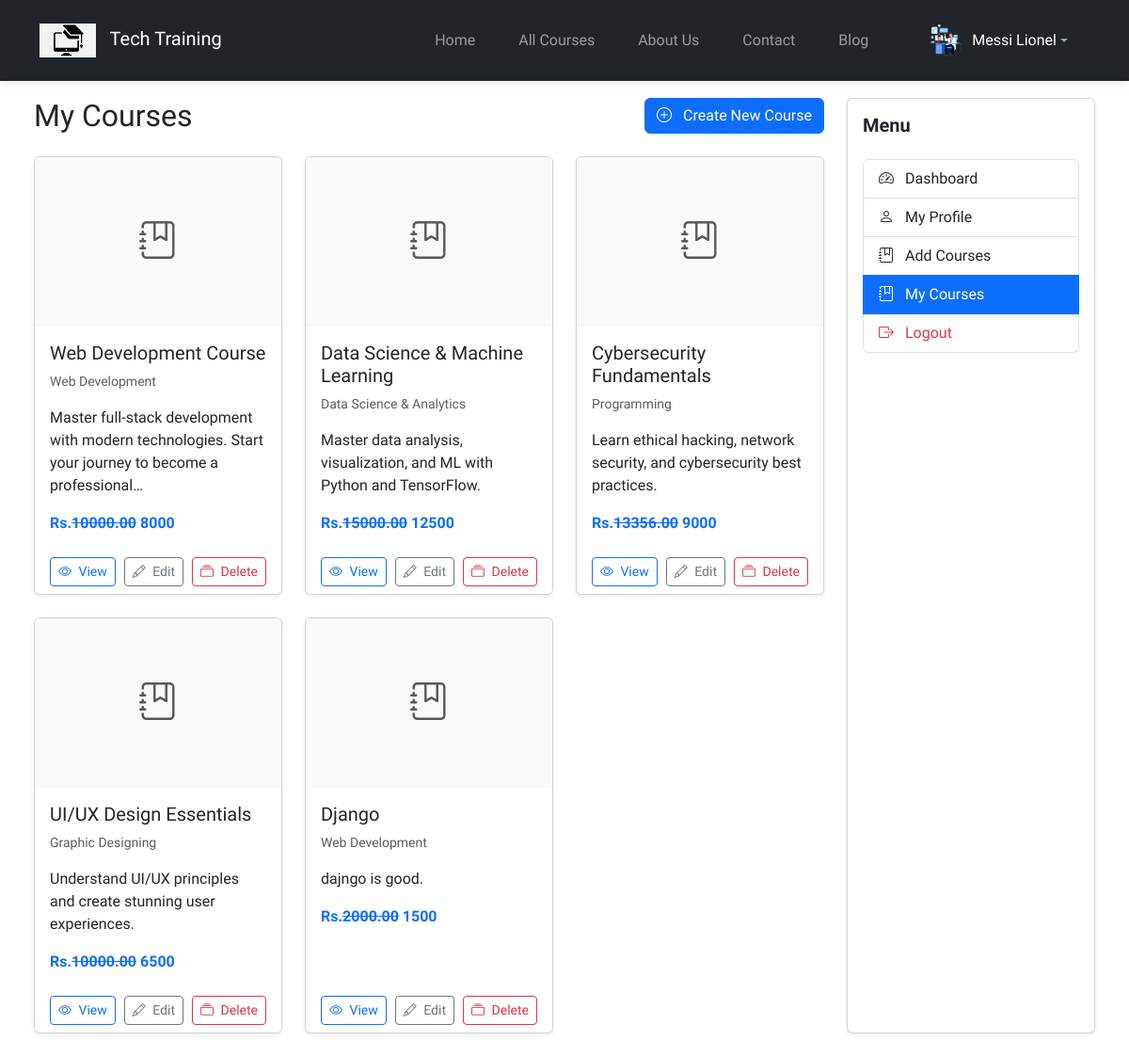
The page /instructor/my-course/ (signed in) on the database its author committed.
### main_page_app/models.py (models this page shows, shortened)
class CustomUser(AbstractUser):
    USER_TYPE = (
        ("student", "Student"),
        ("instructor", "Instructor"),
    )
    user_type = models.CharField(max_length=100, choices=USER_TYPE, default="student")
    user_profile_image = models.ImageField(upload_to="images/profile_images/")
    phone = models.CharField(max_length=15, blank=True, null=True)
    address = models.TextField(blank=True, null=True)
    bio = models.TextField(blank=True, null=True)

class Courses(models.Model):
    CATEGORY_CHOICES = [
        ("programming", "Programming"),
        ("web development", "Web Development"),
        ("data science & analytics", "Data Science & Analytics"),
        ("graphic designing", "Graphic Designing"),
    ]
    SKILL_LEVEL = [
        ("beginner", "Beginner"),
        ("intermediate", "Intermediate"),
        ("advanced", "Advanced"),
    ]
    title = models.CharField(max_length=200)
    category = models.CharField(max_length=100, choices=CATEGORY_CHOICES)
    skill_level = models.CharField(max_length=100, choices=SKILL_LEVEL)
    description = models.TextField()
    syllabus = models.TextField(null=True)
    course_material = models.FileField(
        upload_to="course_materials/", blank=True, null=True
    )
    image = models.ImageField(upload_to="images/courses/", blank=True, null=True)
    price = models.DecimalField(max_digits=10, decimal_places=2)
    discount = models.PositiveIntegerField(default=0)
    instructor = models.ForeignKey(
        CustomUser,
        on_delete=models.CASCADE,
        limit_choices_to={"user_type": "instructor"},
        null=True,
    )
    duration = models.CharField(
        max_length=50, help_text="in months"
    )  # duration like 3 months
    enrollment_deadline = models.DateField()
    prerequisites = models.TextField(
        blank=True, null=True
    )  # (e.g., "Basic understanding of programming").
    special_offers = models.ManyToManyField(SpecialOffers, blank=True)
    course_rating = models.DecimalField(max_digits=3, decimal_places=2, default=0.0)
    is_new = models.BooleanField(default=True)
    is_active = models.BooleanField(default=True)
    created_at = models.DateTimeField(auto_now_add=True)
    updated_at = models.DateTimeField(auto_now=True)

### instructor_portal/views.py (the view)
# urls.py: path('my-course/', my_course, name='my_course'),
def my_course(request):
    courses = Courses.objects.filter(instructor=request.user)
    return render(request, "inst_dashboard/mycourse.html", {"courses": courses})

### instructor_portal/templates/inst_dashboard/mycourse.html (shortened to what this page needs)
{% extends 'base3.html' %}
{% block content %}
{% load static %}
<div class="container-fluid">
  <div class="row p-4">
    <div class="col-md-9">
      <div class="d-flex justify-content-between align-items-center mb-4">
        <h2 class="mb-0">My Courses</h2>
        <a href="{% url 'create_course' %}" class="btn btn-primary">
          <i class="bi bi-plus-circle me-2"></i> Create New Course
        </a>
      </div>
      <div class="row row-cols-1 row-cols-md-2 row-cols-lg-3 g-4">
        {% for course in courses %}
        <div class="col">
          <div class="card h-100 shadow-sm">
            <div class="card-img-top bg-light d-flex align-items-center justify-content-center" style="height: 180px;">
              <i class="bi bi-journal-bookmark fs-1 text-muted"></i>
            </div>
            <div class="card-body">
              <div class="d-flex justify-content-between align-items-start mb-2">
                <h5 class="card-title mb-0">{{ course.title }}</h5>
              </div>
              <p class="card-text text-muted small">{{ course.category|title }}</p>
              <p class="card-text">{{ course.description|truncatechars:100 }}</p>
              <div class="d-flex justify-content-between align-items-center">
                <span class="text-primary fw-bold">Rs.<del>{{course.price}}</del>  {{ course.discount }}</span>
              </div>
            </div>
            <div class="card-footer bg-white border-top-0">
              <div class="d-flex justify-content-between">
                <a href="#" class="btn btn-sm btn-outline-primary">
                  <i class="bi bi-eye me-1"></i> View
                </a>
                <a href="#" class="btn btn-sm btn-outline-secondary">
                  <i class="bi bi-pencil me-1"></i> Edit
                </a>
                <a href="#" class="btn btn-sm btn-outline-danger">
                  <i class="bi bi-collection me-1"></i> Delete
                </a>
              </div>
            </div>
          </div>
        </div>
        {% endfor %}
      </div>
    </div>
    <div class="col-md-3 mt-md-0 mt-4">
      <div class="card shadow-sm h-100">
        <div class="card-body">
          <h5 class="fw-bold mb-4">Menu</h5>
          <div class="list-group">
            <a href="{% url 'instructor_dashboard' %}" class="list-group-item list-group-item-action">
              <i class="bi bi-speedometer2 me-2"></i> Dashboard
            </a>
            <a href="{% url 'inst_profile' %}" class="list-group-item list-group-item-action">
              <i class="bi bi-person me-2"></i> My Profile
            </a>
            <a href="{% url 'create_course' %}" class="list-group-item list-group-item-action">
              <i class="bi bi-journal-bookmark me-2"></i> Add Courses
            </a>
            <a href="{% url 'my_course' %}" class="list-group-item list-group-item-action active">
              <i class="bi bi-journal-bookmark me-2"></i> My Courses
            </a>
            <a href="{% url 'logout' %}" class="list-group-item list-group-item-action text-danger">
              <i class="bi bi-box-arrow-right me-2"></i> Logout
            </a>
          </div>
        </div>
      </div>
    </div>
  </div>
</div>
{% endblock %}

### instructor_portal/templates/base3.html (shortened to what this page needs)
{% load static %}
<!DOCTYPE html>
<html lang="en">
  <head>
    <link
      href="https://cdn.jsdelivr.net/npm/bootstrap@5.3.0/dist/css/bootstrap.min.css"
      rel="stylesheet"
    />
    <link
      rel="stylesheet"
      href="https://cdn.jsdelivr.net/npm/bootstrap-icons@1.7.2/font/bootstrap-icons.css"
    />
    <link rel="stylesheet" href="https://cdn.jsdelivr.net/npm/alertifyjs@1.14.0/build/css/alertify.min.css">
    <link rel="stylesheet" href="https://cdn.jsdelivr.net/npm/alertifyjs@1.14.0/build/css/themes/default.min.css">
    <link href="https://cdnjs.cloudflare.com/ajax/libs/font-awesome/6.0.0-beta3/css/all.min.css" rel="stylesheet">
    <link rel="stylesheet" href="{% static 'css/styles.css' %}" />
    <link rel="stylesheet" href="{% static 'css/aos.css' %}" />
  </head>
  <body>
    <nav class="navbar navbar-expand-lg navbar-dark bg-dark fixed-top">
      <div class="container">
        <a class="navbar-brand" href="{% url 'home' %}">
          <img
            src="{% static 'images/logo.png' %}"
            alt="Logo"
            width="60"
            class="d-inline-block align-text-left"
          />
          Tech Training
        </a>
        <div class="collapse navbar-collapse" id="navbarNav">
          <ul class="navbar-nav ms-auto align-items-center">
            <li class="nav-item">
              <a class="nav-link {% if request.path == '/' %}active{% endif %}" aria-current="page" href="{% url 'home' %}"
                >Home</a
              >
            </li>
            <li class="nav-item">
              <a class="nav-link {% if request.path == '/courses' %}active{% endif %}" href="{% url 'courses' %}">All Courses</a>
            </li>
            <li class="nav-item">
              <a class="nav-link {% if request.path == '/about_us' %}active{% endif %}" href="{% url 'aboutus' %}">About Us</a>
            </li>
            <li class="nav-item">
              <a class="nav-link {% if request.path == '/contact' %}active{% endif %}" href="{% url 'contact' %}">Contact</a>
            </li>
            <li class="nav-item">
              <a class="nav-link {% if request.path == '/blogs' %}active{% endif %}" href="{% url 'blog_list' %}">Blog</a>
            </li>
            {% if user.is_authenticated %}
            <li class="nav-item dropdown ms-3">
                <a class="nav-link dropdown-toggle d-flex align-items-center" href="#" id="userDropdown" role="button" data-bs-toggle="dropdown" aria-expanded="false">
                    <img src="{% if user.user_profile_image %}{{ user.user_profile_image.url }}{% else %}{% static 'images/default-user.png' %}{% endif %}"
                         alt="Profile Image"
                         class="rounded-circle"
                         style="width: 40px; height: 40px; object-fit: cover;">
                    <span class="ms-2 text-white">{{ user.first_name }} {{ user.last_name }}</span>
                </a>
            </li>
            {% endif %}
          </ul>
        </div>
      </div>
    </nav>
    {% block content %}{% endblock %}
  </body>
</html>

### main_page_app/static/css/styles.css (style rules this page uses)
body { padding-top: 80px; font-family: var(--font-base), sans-serif; }
.navbar { padding: 15px 0; box-shadow: 0 2px 10px rgba(0, 0, 0, 0.1); }
.navbar-brand img { margin-right: 10px; }
.nav-link { margin: 0 15px; font-weight: 500; transition: all 0.3s ease; }
:root { --font-base: "Bai Jamjuree"; }
.card { transition: transform 0.3s ease, box-shadow 0.3s ease; }

### rows shown on the page
CustomUser: user_profile_image (picture), first_name "Messi", last_name "Lionel"
Courses: title "Web Development Course", category "Web Development", description "Master full-stack development with modern technologies. Start your journey to become a professional…", price "10000.00", discount "8000"
Courses: title "Data Science & Machine Learning", category "Data Science & Analytics", description "Master data analysis, visualization, and ML with Python and TensorFlow.", price "15000.00", discount "12500"
Courses: title "Cybersecurity Fundamentals", category "Programming", description "Learn ethical hacking, network security, and cybersecurity best practices.", price "13356.00", discount "9000"
Courses: title "UI/UX Design Essentials", category "Graphic Designing", description "Understand UI/UX principles and create stunning user experiences.", price "10000.00", discount "6500"
Courses: title "Django", category "Web Development", description "dajngo is good.", price "2000.00", discount "1500"
